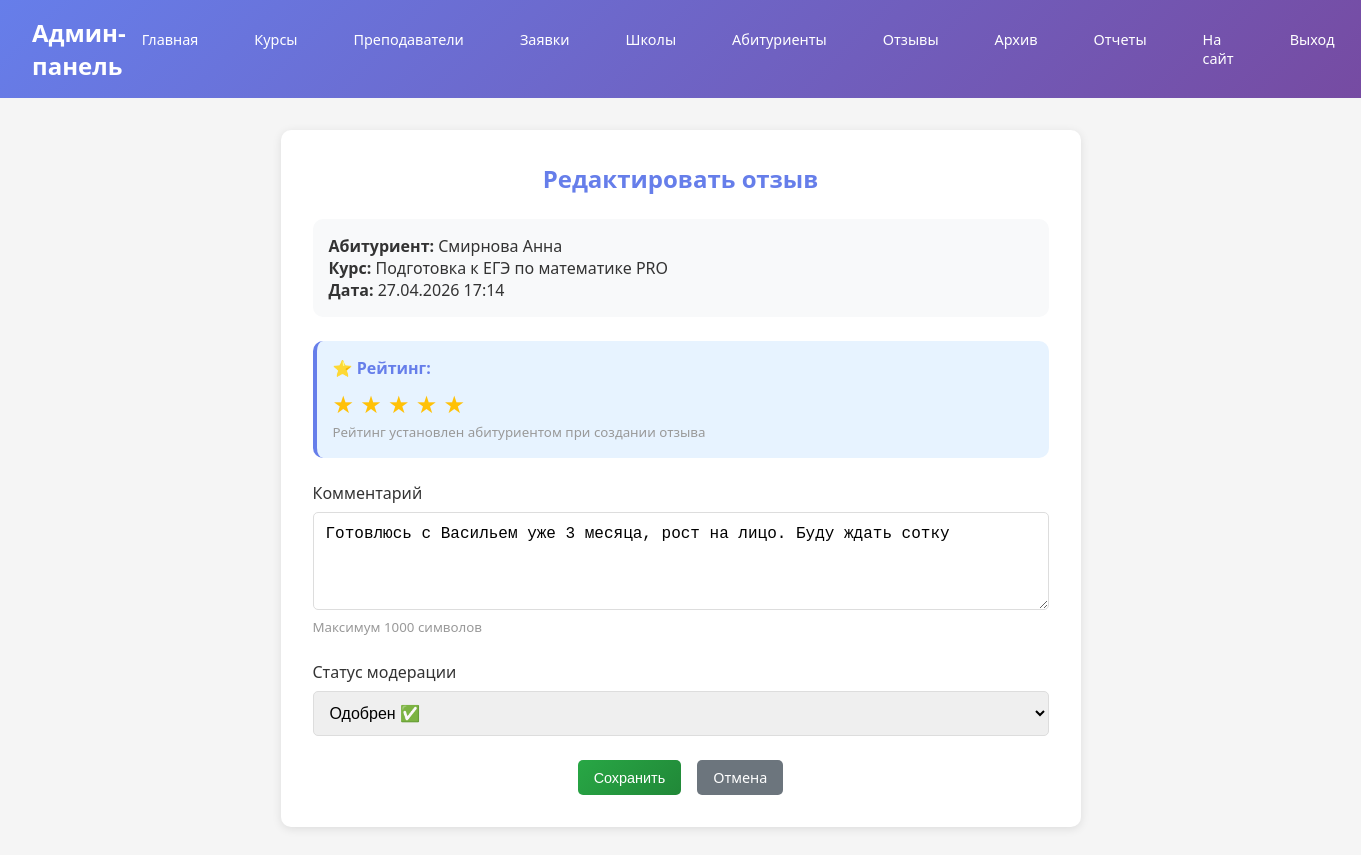
Page /admin-panel/feedbacks/edit/7/ (signed in) on the committed database.
### main/models.py (models this page shows, shortened)
class Feedback(models.Model):
    feedback_id = models.AutoField(primary_key=True)
    abiturient = models.ForeignKey(Abiturient, on_delete=models.CASCADE, db_column='abitur_id')
    course = models.ForeignKey(
        Course,
        on_delete=models.CASCADE,
        db_column='course_id',
        related_name='feedbacks'
    )
    rating = models.SmallIntegerField(
        validators=[
            MinValueValidator(1, message='Минимальная оценка: 1'),
            MaxValueValidator(5, message='Максимальная оценка: 5')
        ]
    )
    comment = models.TextField(max_length=1000, blank=True, null=True)
    created_at = models.DateTimeField(auto_now_add=True)
    MODERATION_CHOICES = [
        ('pending', 'На модерации'),
        ('approved', 'Одобрен'),
        ('rejected', 'Отклонён'),
    ]
    status = models.CharField(
        max_length=20,
        choices=MODERATION_CHOICES,
        default='pending'
    )
    moderated_at = models.DateTimeField(null=True, blank=True)
    moderated_by = models.ForeignKey(
        'auth.User',
        on_delete=models.SET_NULL,
        null=True,
        blank=True,
        related_name='moderated_feedbacks'
    )
    class Meta:
        db_table = 'feedbacks'
        constraints = [
            models.UniqueConstraint(
                fields=['abiturient', 'course'],
                name='unique_feedback_per_course'
            )
        ]

class Abiturient(models.Model):
    abitur_id = models.AutoField(primary_key=True)
    user = models.ForeignKey(Users, on_delete=models.CASCADE, db_column='user_id')
    first_name = models.CharField(
        max_length=100,
        validators=[
            RegexValidator(
                regex=r'^[а-яА-Яa-zA-Z]{2,50}$',
                message='Имя должно содержать от 2 до 50 букв'
            )
        ]
    )
    last_name = models.CharField(
        max_length=100,
        validators=[
            RegexValidator(
                regex=r'^[а-яА-Яa-zA-Z]{2,50}$',
                message='Фамилия должна содержать от 2 до 50 букв'
            )
        ]
    )
    email = models.EmailField(
        max_length=255,
        validators=[EmailValidator(message='Введите корректный email адрес')]
    )
    phone = models.CharField(
        max_length=20,
        blank=True,
        null=True,
        validators=[
            RegexValidator(
                regex=r'^[\+]?[0-9\s\-\(\)]{10,20}$',
                message='Введите телефон в формате +7 (___) ___-__-__'
            )
        ]
    )
    class_name = models.CharField(
        max_length=20,
        db_column='class',
        blank=True,
        null=True,
        validators=[
            RegexValidator(
                regex=r'^[1-4]?[0-9][а-яА-Я]?$',
                message='Введите класс в формате 9а, 10б, 11в'
            )
        ]
    )
    school = models.ForeignKey(
        School,
        on_delete=models.SET_NULL,
        db_column='school_id',
        null=True,
        blank=True
    )
    parent = models.ForeignKey(
        Parent,
        on_delete=models.SET_NULL,
        db_column='parent_id',
        null=True,
        blank=True
    )
    photo = models.ImageField(
        upload_to='students/photos/',
        blank=True,
        null=True,
        help_text='Фотография абитуриента (необязательно)'
    )
    is_activ = models.BooleanField(default=True)
    class Meta:
        db_table = 'abiturients'

class Course(models.Model):
    course_id = models.AutoField(primary_key=True)
    name = models.CharField(max_length=255)
    description = models.TextField()
    teacher = models.ForeignKey(Teacher, on_delete=models.CASCADE, db_column='teacher_id')
    level = models.CharField(max_length=50)
    price = models.DecimalField(
        max_digits=10,
        decimal_places=2,
        validators=[MinValueValidator(0.01)]
    )
    start_date = models.DateField()
    end_date = models.DateField()
    raspisanie = models.CharField(max_length=255, blank=True, null=True)
    is_activ = models.BooleanField(default=True)
    max_students = models.PositiveIntegerField(
        default=15,
        help_text='Максимальное количество студентов на курсе'
    )
    photo_url = models.CharField(max_length=500, blank=True, null=True)
    photo = models.ImageField(
        upload_to='courses/photos/',
        blank=True,
        null=True,
        help_text='Фотография курса (необязательно)'
    )
    class Meta:
        db_table = 'courses'

### main/views.py (the view, shortened to what this page needs)
# urls.py: path('admin-panel/feedbacks/edit/<int:feedback_id>/', views.admin_edit_feedback, name='admin_edit_feedback'),
@staff_member_required
def admin_edit_feedback(request, feedback_id):
    feedback = get_object_or_404(Feedback, feedback_id=feedback_id)
    return render(request, 'admin/edit_feedback.html', {'feedback': feedback})

### main/templates/admin/edit_feedback.html (shortened to what this page needs)
{% extends 'admin/base_admin.html' %}
{% block content %}
<div class="form-card" style="max-width: 800px;">
    <h2 style="color: #667eea; margin-bottom: 1.5rem; text-align: center;">Редактировать отзыв</h2>
    <div style="background: #f8f9fa; padding: 1rem; border-radius: 10px; margin-bottom: 1.5rem;">
        <p><strong>Абитуриент:</strong> {{ feedback.abiturient.last_name }} {{ feedback.abiturient.first_name }}</p>
        <p><strong>Курс:</strong> {{ feedback.course.name }}</p>
        <p><strong>Дата:</strong> {{ feedback.created_at|date:"d.m.Y H:i" }}</p>
    </div>
    <div style="background: #e7f3ff; padding: 1rem; border-radius: 10px; margin-bottom: 1.5rem; border-left: 4px solid #667eea;">
        <p style="color: #667eea; margin-bottom: 0.5rem;"><strong>⭐ Рейтинг:</strong></p>
        <div style="color: #ffc107; font-size: 1.5rem;">
            {% for i in "12345"|make_list %}
                {% if forloop.counter <= feedback.rating %}
                    <span style="color: #ffc107;">★</span>
                {% else %}
                    <span style="color: #ddd;">★</span>
                {% endif %}
            {% endfor %}
        </div>
        <small style="color: #999;">Рейтинг установлен абитуриентом при создании отзыва</small>
    </div>
    <form method="post">
        <div class="form-group">
            <label>Комментарий</label>
            <textarea name="comment" class="form-control" rows="4" required>{{ feedback.comment }}</textarea>
            <small style="color: #999;">Максимум 1000 символов</small>
        </div>
        <div class="form-group">
            <label>Статус модерации</label>
            <select name="status" class="form-control">
                <option value="approved" {% if feedback.status == 'approved' %}selected{% endif %}>Одобрен ✅</option>
            </select>
        </div>
        <div style="display: flex; gap: 1rem; justify-content: center;">
            <button type="submit" class="btn btn-success">Сохранить</button>
            <a href="{% url 'admin_feedbacks' %}" class="btn" style="background: #6c757d;">Отмена</a>
        </div>
    </form>
</div>
{% endblock %}

### main/templates/admin/base_admin.html (style rules this page uses)
* { margin: 0; padding: 0; box-sizing: border-box; }
body { font-family: 'Segoe UI', Tahoma, Geneva, Verdana, sans-serif; background-color: #f5f5f5; color: #333; }
.btn { display: inline-block; padding: 0.5rem 1rem; background: linear-gradient(135deg, #667eea 0%, #764ba2 100%); color: white; text-decoration: none; border-radius: 5px; border: none; cursor: pointer; font-size: 0.9rem; }
.btn-success { background: linear-gradient(135deg, #28a745 0%, #218838 100%); }
.form-card { background: white; border-radius: 10px; padding: 2rem; box-shadow: 0 2px 10px rgba(0,0,0,0.1); max-width: 800px; margin: 0 auto; }
.form-group { margin-bottom: 1.5rem; }
.form-group label { display: block; color: #333; margin-bottom: 0.5rem; font-weight: 500; }
.form-control { width: 100%; padding: 0.75rem; border: 1px solid #ddd; border-radius: 5px; font-size: 1rem; }

### rows in the picture
Feedback: abiturient.last_name "Смирнова", abiturient.first_name "Анна", course.name "Подготовка к ЕГЭ по математике PRO", created_at "27.04.2026 17:14", rating 5 (drawn), comment "Готовлюсь с Васильем уже 3 месяца, рост на лицо. Буду ждать сотку", status "Одобрен ✅"
